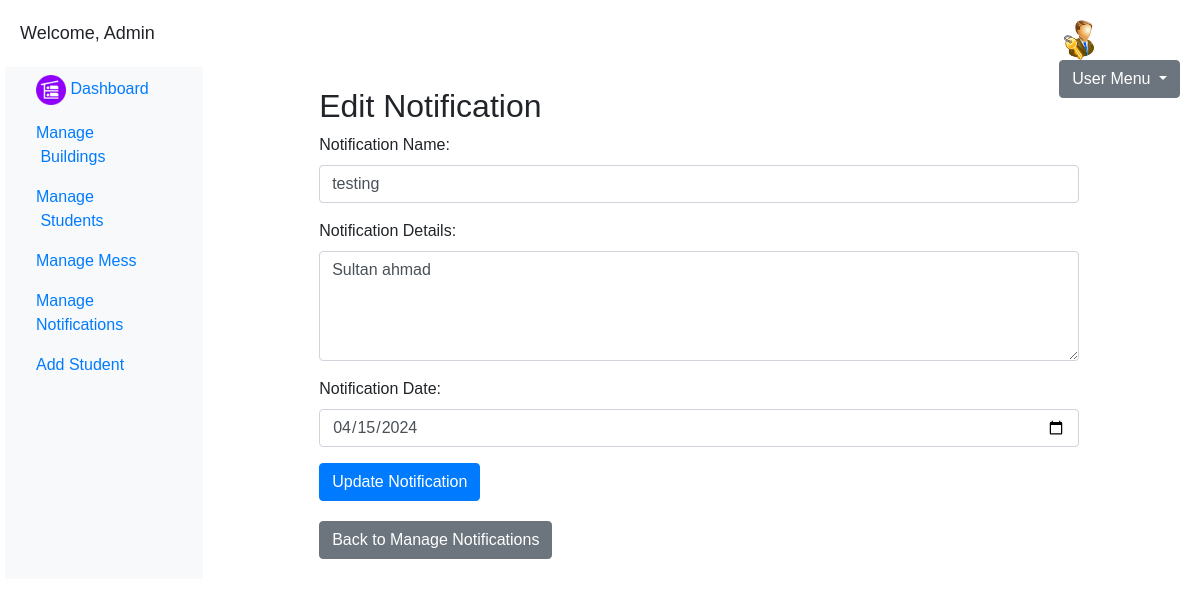
The app's page /admin/edit-notification.php?id=6 (signed in) with its own data.
### tables this page shows
CREATE TABLE `notifications` (
  `id` int(11) NOT NULL,
  `name` varchar(255) NOT NULL,
  `details` text NOT NULL,
  `date` date NOT NULL
);

### admin/edit-notification.php (the view, shortened to what this page needs)
<?php
$servername = "localhost";
$username = "root";
$password = "";
$dbname = "hostelpro";
$conn = new mysqli($servername, $username, $password, $dbname);
if (isset($_GET['id']) && is_numeric($_GET['id'])) {
    $notificationId = $_GET['id'];
    $sql = "SELECT * FROM notifications WHERE id = $notificationId";
    $result = $conn->query($sql);
    $notificationDetails = $result->fetch_assoc();
} else {
    header("Location: manage-notifications.php");
    exit();
}
?>
<!DOCTYPE html>
<html lang="en">
<head>
    <link rel="stylesheet" href="https://stackpath.bootstrapcdn.com/bootstrap/4.3.1/css/bootstrap.min.css">
</head>
<body>
<div class="dashboard-container">
    <?php include('newpage.php')?>
        <main role="main" class="col-md-9 ml-sm-auto col-lg-10 px-4">
<div class="notification-details-container">
    <h2>Edit Notification</h2>
    <form id="editNotificationForm" action="" method="post">
        <div class="form-group">
            <label for="notificationName">Notification Name:</label>
            <input type="text" class="form-control" id="notificationName" name="notificationName" value="<?php echo $notificationDetails['name']; ?>" required>
        </div>
        <div class="form-group">
            <label for="notificationDetails">Notification Details:</label>
            <textarea class="form-control" id="notificationDetails" name="notificationDetails" rows="4" required><?php echo $notificationDetails['details']; ?></textarea>
        </div>
        <div class="form-group">
            <label for="notificationDate">Notification Date:</label>
            <input type="date" class="form-control" id="notificationDate" name="notificationDate" value="<?php echo $notificationDetails['date']; ?>" required>
        </div>
        <button type="submit" class="btn btn-primary">Update Notification</button>
    </form>
    <a href="manage-notifications.php" class="btn btn-secondary back-button">Back to Manage Notifications</a>
</div>
</main>
    </div>
</div>
</body>
</html>

### admin/edit-notification.php (style rules this page uses)
body { font-family: Arial, sans-serif; }
.notification-details-container { max-width: 800px; margin: auto; padding: 20px; }
.back-button { margin-top: 20px; }
.dashboard-container { max-width: 1200px; margin: auto; padding: 20px; }

### records on screen
notifications: notificationName "testing", notificationDetails "Sultan ahmad", notificationDate "04/15/2024"
